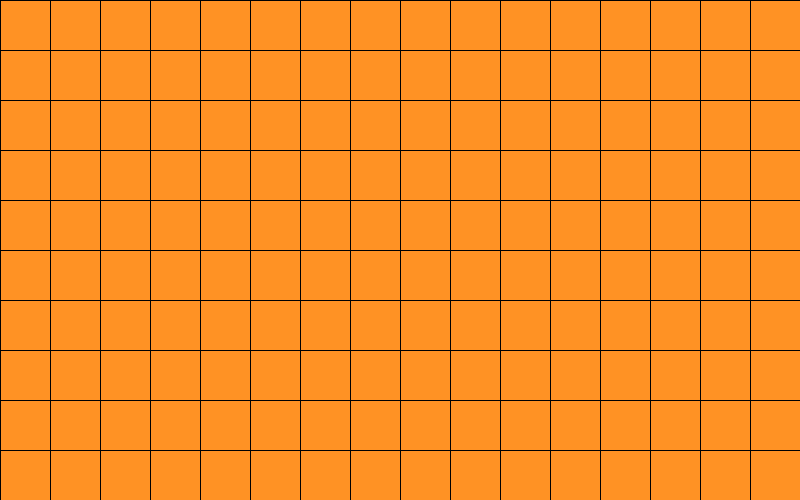
Frame 1 (no input)
Frame 60 (the mouse pressed at the canvas centre just before this capture): identical to frame 1, image omitted
Frame 120 (the mouse held since frame 60 and released just before this capture): identical to frame 1, image omitted

The Processing sketch that drew this single still picture (run headless with seeded random() and noise(); from frame 60 on, the mouse is pressed at the canvas centre):

// Processing sketch: week05_2
// ── week05_2.pde
//week05-2 好玩的程式設計 兩層for(迴圈) 配合if... else if... else
//Ctrl-N 開新視窗 
void setup(){
  size(800 ,500);//視窗大小800*500
}
void draw(){
  for (int y=0; y<500; y+=50){  //外面的for迴圈 y 座標
    for(int x=0; x<800; x+=50){  //裡面的for迴圈 x座標
      if(x<mouseX && mouseX < x+50) fill(#7CF1FF);
      else if(y<mouseY && mouseY < y+50) fill(#7CF1FF);
      else fill(#FF9224);//裡面有3行判斷 決定填充色彩
      rect(x, y, 50, 50);
    }
  }
}
